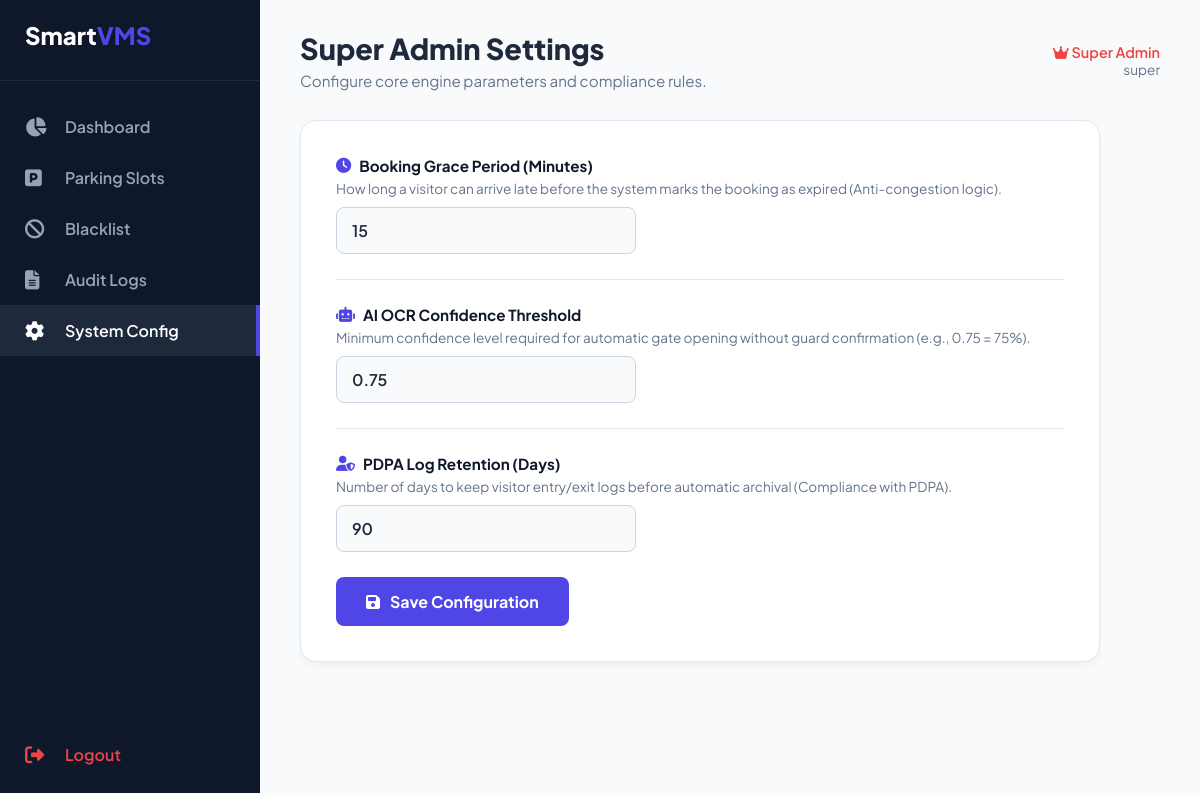
Screenshot of /public/superadmin_config.php (signed in) with the database file from the repository.
### tables this page shows
CREATE TABLE `system_config` (
  `id` int(11) NOT NULL,
  `grace_minutes` int(11) DEFAULT 15,
  `ocr_threshold` decimal(4,2) DEFAULT 0.75,
  `log_retention_days` int(11) DEFAULT 90
);

### core/config.php (called while the page is built, shortened)
<?php
function e($string) {
    return htmlspecialchars($string ?? '', ENT_QUOTES, 'UTF-8');
}
?>

### public/superadmin_config.php (the view, shortened to what this page needs)
<?php
$pdo = db();
$admin_name = explode('@', $_SESSION['email'])[0];
$config = $pdo->query("SELECT * FROM system_config WHERE id = 1")->fetch();
?>
<!DOCTYPE html>
<html lang="en">
<head>
    <link rel="stylesheet" href="https://cdnjs.cloudflare.com/ajax/libs/font-awesome/6.4.0/css/all.min.css">
</head>
<body>
    <div class="sidebar">
        <div class="brand">Smart<span>VMS</span></div>
        <a href="admin_dash.php" class="nav-link"><i class="fas fa-chart-pie"></i> Dashboard</a>
        <a href="#" class="nav-link"><i class="fas fa-parking"></i> Parking Slots</a>
        <a href="#" class="nav-link"><i class="fas fa-ban"></i> Blacklist</a>
        <a href="#" class="nav-link"><i class="fas fa-file-alt"></i> Audit Logs</a>
        <a href="superadmin_config.php" class="nav-link active"><i class="fas fa-cog"></i> System Config</a>
        <div class="spacer"></div>
        <a href="../core/logout.php" class="nav-link" style="color: #ef4444;"><i class="fas fa-sign-out-alt"></i> Logout</a>
    </div>
    <div class="main-content">
        <div class="header-flex">
            <div>
                <h1 class="page-title">Super Admin Settings</h1>
                <p class="page-sub">Configure core engine parameters and compliance rules.</p>
            </div>
            <div style="text-align: right;">
                <p style="font-weight: 600; font-size: 0.9rem; color: #ef4444;"><i class="fas fa-crown"></i> Super Admin</p>
                <p style="color: var(--text-muted); font-size: 0.85rem;"><?= htmlspecialchars($admin_name) ?></p>
            </div>
        </div>
        <div class="config-card">
            <form method="POST" action="">
                <div class="form-row">
                    <label><i class="fas fa-clock" style="color: var(--accent);"></i> Booking Grace Period (Minutes)</label>
                    <div class="desc">How long a visitor can arrive late before the system marks the booking as expired (Anti-congestion logic).</div>
                    <input type="number" name="grace_minutes" value="<?= e($config['grace_minutes']) ?>" min="0" max="120" required>
                </div>
                <hr style="border: 0; border-top: 1px solid var(--border); margin: 25px 0;">
                <div class="form-row">
                    <label><i class="fas fa-robot" style="color: var(--accent);"></i> AI OCR Confidence Threshold</label>
                    <div class="desc">Minimum confidence level required for automatic gate opening without guard confirmation (e.g., 0.75 = 75%).</div>
                    <input type="number" step="0.01" name="ocr_threshold" value="<?= e($config['ocr_threshold']) ?>" min="0.50" max="0.99" required>
                </div>
                <hr style="border: 0; border-top: 1px solid var(--border); margin: 25px 0;">
                <div class="form-row">
                    <label><i class="fas fa-user-shield" style="color: var(--accent);"></i> PDPA Log Retention (Days)</label>
                    <div class="desc">Number of days to keep visitor entry/exit logs before automatic archival (Compliance with PDPA).</div>
                    <input type="number" name="log_retention_days" value="<?= e($config['log_retention_days']) ?>" min="30" max="365" required>
                </div>
                <button type="submit" class="btn-save"><i class="fas fa-save"></i> Save Configuration</button>
            </form>
        </div>
    </div>
</body>
</html>

### public/superadmin_config.php (style rules this page uses)
:root { --bg: #f8fafc; --surface: #ffffff; --primary: #0f172a; --accent: #4f46e5; --text-main: #1e293b; --text-muted: #64748b; --border: #e2e8f0; }
* { margin: 0; padding: 0; box-sizing: border-box; font-family: 'Plus Jakarta Sans', sans-serif; }
body { background: var(--bg); color: var(--text-main); display: flex; min-height: 100vh; }
.sidebar { width: 260px; background: var(--primary); color: white; display: flex; flex-direction: column; padding: 20px 0; }
.brand { font-size: 1.5rem; font-weight: 800; padding: 0 25px 30px; border-bottom: 1px solid #1e293b; margin-bottom: 20px; }
.brand span { color: var(--accent); }
.nav-link { display: flex; align-items: center; gap: 15px; padding: 15px 25px; color: #94a3b8; text-decoration: none; font-weight: 600; transition: 0.2s; }
.nav-link:hover, .nav-link.active { background: #1e293b; color: white; border-right: 4px solid var(--accent); }
.nav-link i { font-size: 1.2rem; width: 25px; }
.spacer { flex: 1; }
.main-content { flex: 1; padding: 30px 40px; overflow-y: auto; }
.header-flex { display: flex; justify-content: space-between; align-items: center; margin-bottom: 30px; }
.page-title { font-size: 1.8rem; font-weight: 800; }
.page-sub { color: var(--text-muted); font-size: 0.95rem; margin-top: 5px; }
.config-card { background: var(--surface); padding: 35px; border-radius: 16px; border: 1px solid var(--border); box-shadow: 0 4px 6px -1px rgba(0,0,0,0.05); max-width: 800px; }
.form-row { margin-bottom: 25px; display: flex; flex-direction: column; }
.form-row label { font-size: 0.95rem; font-weight: 700; color: var(--primary); margin-bottom: 5px; display: flex; align-items: center; gap: 8px; }
.form-row .desc { font-size: 0.85rem; color: var(--text-muted); margin-bottom: 10px; }
input[type="number"], input[type="text"] { width: 100%; max-width: 300px; padding: 12px 15px; border: 1px solid #cbd5e1; border-radius: 8px; font-size: 1rem; font-weight: 600; color: var(--text-main); background: #f8fafc; transition: 0.2s; }
.btn-save { background: var(--accent); color: white; border: none; padding: 14px 30px; border-radius: 8px; font-size: 1rem; font-weight: 700; cursor: pointer; transition: 0.2s; display: flex; align-items: center; gap: 10px; margin-top: 10px; }

### rows the page displays
system_config: grace_minutes "15", ocr_threshold "0.75", log_retention_days "90"

### other values shown
$admin_name "super"
